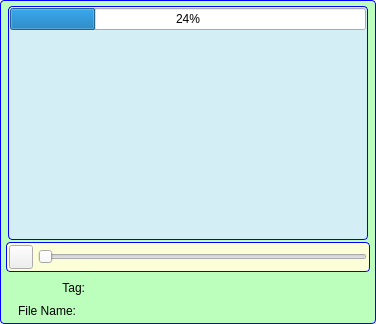
<?xml version="1.0" encoding="UTF-8"?>
<ui version="4.0">
 <class>AssetVideoWidget</class>
 <widget class="QWidget" name="AssetVideoWidget">
  <property name="geometry">
   <rect>
    <x>0</x>
    <y>0</y>
    <width>376</width>
    <height>324</height>
   </rect>
  </property>
  <property name="sizePolicy">
   <sizepolicy hsizetype="Expanding" vsizetype="Expanding">
    <horstretch>0</horstretch>
    <verstretch>0</verstretch>
   </sizepolicy>
  </property>
  <property name="minimumSize">
   <size>
    <width>0</width>
    <height>0</height>
   </size>
  </property>
  <property name="maximumSize">
   <size>
    <width>16777215</width>
    <height>324</height>
   </size>
  </property>
  <property name="windowTitle">
   <string>Form</string>
  </property>
  <property name="styleSheet">
   <string notr="true">QFrame#m_MainFrame
{   
background-color: #BCFEBC;
border: 1px solid blue;
border-radius: 4px; 
}

QFrame#m_VideoPictureFrame
{   
background-color: #D3EFF5;
border: 1px solid blue;
border-radius: 4px; 
}


QFrame#m_ButtonFrame
{   
background-color: #FBFED6;
border: 1px solid blue;
border-radius: 4px; 
}</string>
  </property>
  <layout class="QGridLayout" name="gridLayout">
   <property name="margin">
    <number>0</number>
   </property>
   <property name="spacing">
    <number>0</number>
   </property>
   <item row="0" column="0">
    <widget class="QFrame" name="m_MainFrame">
     <property name="sizePolicy">
      <sizepolicy hsizetype="Expanding" vsizetype="Preferred">
       <horstretch>0</horstretch>
       <verstretch>0</verstretch>
      </sizepolicy>
     </property>
     <property name="frameShape">
      <enum>QFrame::NoFrame</enum>
     </property>
     <property name="frameShadow">
      <enum>QFrame::Raised</enum>
     </property>
     <layout class="QVBoxLayout" name="verticalLayout">
      <property name="spacing">
       <number>2</number>
      </property>
      <property name="margin">
       <number>5</number>
      </property>
      <item>
       <layout class="QHBoxLayout" name="horizontalLayout_4">
        <property name="spacing">
         <number>2</number>
        </property>
        <item>
         <widget class="AvatarBar" name="m_LeftAvatarBar" native="true"/>
        </item>
        <item>
         <widget class="QFrame" name="m_VideoPictureFrame">
          <property name="sizePolicy">
           <sizepolicy hsizetype="Expanding" vsizetype="Expanding">
            <horstretch>0</horstretch>
            <verstretch>0</verstretch>
           </sizepolicy>
          </property>
          <property name="minimumSize">
           <size>
            <width>0</width>
            <height>120</height>
           </size>
          </property>
          <property name="maximumSize">
           <size>
            <width>16777215</width>
            <height>16777215</height>
           </size>
          </property>
          <property name="frameShape">
           <enum>QFrame::NoFrame</enum>
          </property>
          <property name="frameShadow">
           <enum>QFrame::Raised</enum>
          </property>
          <layout class="QGridLayout" name="gridLayout_2">
           <property name="margin">
            <number>1</number>
           </property>
           <property name="spacing">
            <number>0</number>
           </property>
           <item row="1" column="0">
            <widget class="VidWidget" name="m_VidWidget" native="true">
             <property name="sizePolicy">
              <sizepolicy hsizetype="Expanding" vsizetype="Expanding">
               <horstretch>0</horstretch>
               <verstretch>0</verstretch>
              </sizepolicy>
             </property>
             <property name="maximumSize">
              <size>
               <width>16777215</width>
               <height>16777215</height>
              </size>
             </property>
            </widget>
           </item>
           <item row="0" column="0">
            <widget class="QProgressBar" name="m_XferProgressBar">
             <property name="value">
              <number>24</number>
             </property>
            </widget>
           </item>
          </layout>
         </widget>
        </item>
        <item>
         <widget class="AvatarBar" name="m_RightAvatarBar" native="true">
          <property name="sizePolicy">
           <sizepolicy hsizetype="Preferred" vsizetype="Expanding">
            <horstretch>0</horstretch>
            <verstretch>0</verstretch>
           </sizepolicy>
          </property>
         </widget>
        </item>
       </layout>
      </item>
      <item>
       <widget class="QFrame" name="m_ControlsFrame">
        <property name="sizePolicy">
         <sizepolicy hsizetype="Expanding" vsizetype="Preferred">
          <horstretch>0</horstretch>
          <verstretch>0</verstretch>
         </sizepolicy>
        </property>
        <property name="minimumSize">
         <size>
          <width>0</width>
          <height>0</height>
         </size>
        </property>
        <property name="maximumSize">
         <size>
          <width>16777215</width>
          <height>16777215</height>
         </size>
        </property>
        <property name="frameShape">
         <enum>QFrame::NoFrame</enum>
        </property>
        <property name="frameShadow">
         <enum>QFrame::Plain</enum>
        </property>
        <layout class="QVBoxLayout" name="verticalLayout_2">
         <property name="spacing">
          <number>0</number>
         </property>
         <property name="margin">
          <number>0</number>
         </property>
         <item>
          <widget class="QFrame" name="m_VideoPlaybackControl">
           <property name="sizePolicy">
            <sizepolicy hsizetype="Expanding" vsizetype="Preferred">
             <horstretch>0</horstretch>
             <verstretch>0</verstretch>
            </sizepolicy>
           </property>
           <property name="styleSheet">
            <string notr="true">QFrame#m_VideoPlaybackControl
{   
background-color: #FBFED6;
border: 1px solid blue;
border-radius: 4px; 
}</string>
           </property>
           <layout class="QHBoxLayout" name="horizontalLayout">
            <property name="spacing">
             <number>5</number>
            </property>
            <property name="sizeConstraint">
             <enum>QLayout::SetDefaultConstraint</enum>
            </property>
            <property name="margin">
             <number>2</number>
            </property>
            <item>
             <widget class="VxPushButton" name="m_PlayPauseButton">
              <property name="sizePolicy">
               <sizepolicy hsizetype="Fixed" vsizetype="Fixed">
                <horstretch>0</horstretch>
                <verstretch>0</verstretch>
               </sizepolicy>
              </property>
              <property name="minimumSize">
               <size>
                <width>24</width>
                <height>24</height>
               </size>
              </property>
              <property name="maximumSize">
               <size>
                <width>24</width>
                <height>24</height>
               </size>
              </property>
              <property name="text">
               <string/>
              </property>
              <property name="iconSize">
               <size>
                <width>24</width>
                <height>24</height>
               </size>
              </property>
             </widget>
            </item>
            <item>
             <widget class="QSlider" name="m_PlayPosSlider">
              <property name="minimumSize">
               <size>
                <width>0</width>
                <height>24</height>
               </size>
              </property>
              <property name="maximumSize">
               <size>
                <width>16777215</width>
                <height>24</height>
               </size>
              </property>
              <property name="orientation">
               <enum>Qt::Horizontal</enum>
              </property>
             </widget>
            </item>
           </layout>
          </widget>
         </item>
         <item>
          <widget class="QFrame" name="m_TagFrame">
           <layout class="QHBoxLayout" name="horizontalLayout_3">
            <property name="spacing">
             <number>2</number>
            </property>
            <item>
             <widget class="QLabel" name="m_TagTitleLabel">
              <property name="sizePolicy">
               <sizepolicy hsizetype="Fixed" vsizetype="Preferred">
                <horstretch>0</horstretch>
                <verstretch>0</verstretch>
               </sizepolicy>
              </property>
              <property name="minimumSize">
               <size>
                <width>70</width>
                <height>14</height>
               </size>
              </property>
              <property name="maximumSize">
               <size>
                <width>70</width>
                <height>14</height>
               </size>
              </property>
              <property name="text">
               <string>Tag:</string>
              </property>
              <property name="alignment">
               <set>Qt::AlignRight|Qt::AlignTrailing|Qt::AlignVCenter</set>
              </property>
             </widget>
            </item>
            <item>
             <widget class="VxTagLabel" name="m_TagLabel">
              <property name="sizePolicy">
               <sizepolicy hsizetype="Expanding" vsizetype="Preferred">
                <horstretch>0</horstretch>
                <verstretch>0</verstretch>
               </sizepolicy>
              </property>
              <property name="minimumSize">
               <size>
                <width>0</width>
                <height>14</height>
               </size>
              </property>
              <property name="maximumSize">
               <size>
                <width>16777215</width>
                <height>16777215</height>
               </size>
              </property>
              <property name="text">
               <string/>
              </property>
             </widget>
            </item>
           </layout>
          </widget>
         </item>
         <item>
          <layout class="QHBoxLayout" name="horizontalLayout_2">
           <property name="spacing">
            <number>2</number>
           </property>
           <item>
            <widget class="QLabel" name="m_FileNameTitleLabel">
             <property name="sizePolicy">
              <sizepolicy hsizetype="Fixed" vsizetype="Preferred">
               <horstretch>0</horstretch>
               <verstretch>0</verstretch>
              </sizepolicy>
             </property>
             <property name="minimumSize">
              <size>
               <width>70</width>
               <height>14</height>
              </size>
             </property>
             <property name="maximumSize">
              <size>
               <width>70</width>
               <height>14</height>
              </size>
             </property>
             <property name="text">
              <string>File Name:</string>
             </property>
             <property name="alignment">
              <set>Qt::AlignRight|Qt::AlignTrailing|Qt::AlignVCenter</set>
             </property>
            </widget>
           </item>
           <item>
            <widget class="QLabel" name="m_FileNameLabel">
             <property name="sizePolicy">
              <sizepolicy hsizetype="Expanding" vsizetype="Fixed">
               <horstretch>0</horstretch>
               <verstretch>0</verstretch>
              </sizepolicy>
             </property>
             <property name="minimumSize">
              <size>
               <width>0</width>
               <height>14</height>
              </size>
             </property>
             <property name="maximumSize">
              <size>
               <width>16777215</width>
               <height>14</height>
              </size>
             </property>
             <property name="text">
              <string/>
             </property>
            </widget>
           </item>
          </layout>
         </item>
        </layout>
       </widget>
      </item>
     </layout>
    </widget>
   </item>
  </layout>
 </widget>
 <customwidgets>
  <customwidget>
   <class>VxPushButton</class>
   <extends>QPushButton</extends>
   <header>VxPushButton.h</header>
  </customwidget>
  <customwidget>
   <class>AvatarBar</class>
   <extends>QWidget</extends>
   <header>AvatarBar.h</header>
   <container>1</container>
  </customwidget>
  <customwidget>
   <class>VxTagLabel</class>
   <extends>QLabel</extends>
   <header>VxTagLabel.h</header>
  </customwidget>
  <customwidget>
   <class>VidWidget</class>
   <extends>QWidget</extends>
   <header>VidWidget.h</header>
   <container>1</container>
  </customwidget>
 </customwidgets>
 <resources/>
 <connections/>
</ui>
